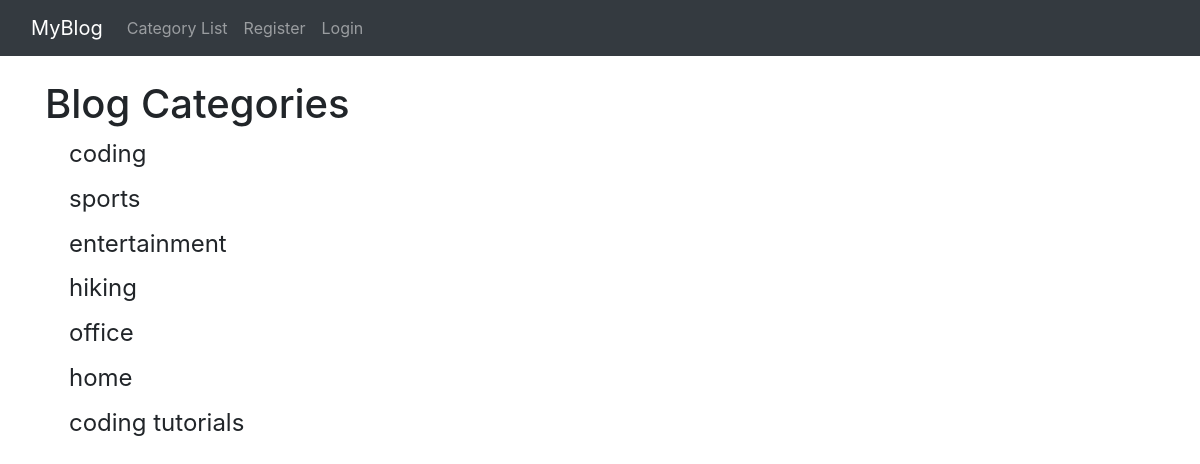
The page /category-list/ on the database its author committed.
### theblog/models.py (models this page shows, shortened)
class Category(models.Model):
    name = models.CharField(max_length=255)
    def __str__(self):
        return self.name

### theblog/views.py (the view)
def CategoryListView(request):
    cat_menu_list = Category.objects.all()
    return render(request, 'category_list.html', {'cat_menu_list': cat_menu_list})

### theblog/templates/category_list.html (shortened to what this page needs)
{% extends 'base.html' %}
{% block content %}
    <h1>Blog Categories</h1>
    {% for item in cat_menu_list %}
        <h4><a class="dropdown-item" href="{% url 'category' item|slugify %}">{{ item }}</a></h4>
    {% endfor %}
{% endblock %}

### rows shown on the page
Category: name "coding"
Category: name "sports"
Category: name "entertainment"
Category: name "hiking"
Category: name "office"
Category: name "home"
Category: name "coding tutorials"
